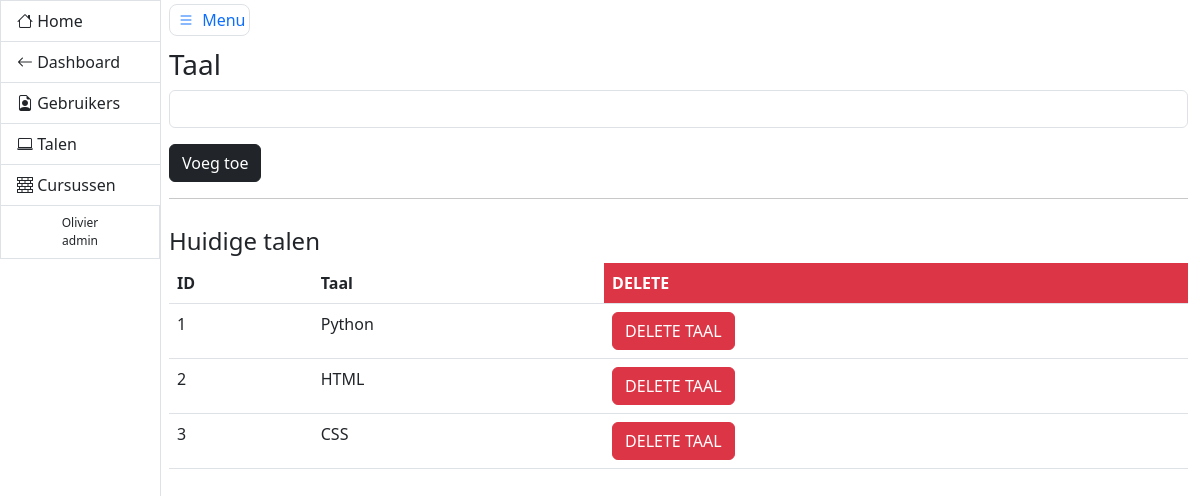
The page /admin/taal (signed in) on the database as committed earlier.
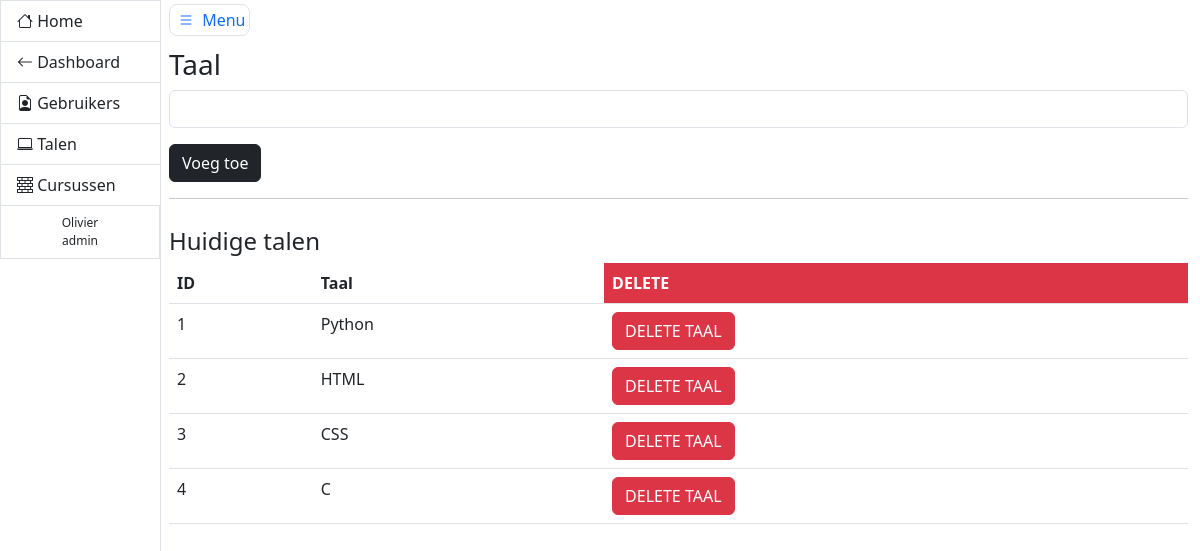
The same page on the database as committed later.
### models.py (models this page shows, shortened)
class Talen(db.Model):
    id = db.Column(db.Integer, primary_key=True, autoincrement=True)
    name = db.Column(db.String(), nullable=False, unique=True)
    lessen = relationship("Lessen", cascade="all, delete-orphan")

### admin/views.py (the view, shortened to what this page needs)
@admin_blueprint.route('/taal', methods=['GET', 'POST'])
@login_required
@admin_required
def taal():
    form = AddTaal()
    delete = DeleteTaal()
    if form.validate_on_submit() and request.method == 'POST':
        print(form.taal.data)
        adding = Talen(name=form.taal.data)
        db.session.add(adding)
        db.session.commit()
        return redirect(url_for('admin.taal'))
    talen = Talen.query.all()
    return render_template('addtaal.html', form=form, talen=talen, delete=delete)

### admin/forms.py (shortened to what this page needs)
class AddTaal(FlaskForm):
    taal = StringField('Taal', validators=[DataRequired(message='Taal is required')])
    submit = SubmitField('Voeg toe')

class DeleteTaal(FlaskForm):
    delete = SubmitField('DELETE')

### __init__.py (called while the page is built)
@login_manager.user_loader
def get_user(user_id):
    try:
        return User.query.get(int(user_id))
    except:
        return None

### admin/templates/addtaal.html (shortened to what this page needs)
{% extends 'adminbase.html' %}
{% block header %}
    <form method="post">
        <h3>Taal</h3>
        {% endblock %}
        {% block bheader %}
        {{ form.taal(class_='form-control mb-3') }}
        {{ form.submit(class_='btn btn-dark') }}
{% endblock %}
{% block content %}
    <h4 class="mt-1 pt-2">Huidige talen</h4>
    <table class="table">
        <thead>
        <tr>
            <th scope="col">ID</th>
            <th scope="col">Taal</th>
            <th class="text-bg-danger">DELETE</th>
        </tr>
        </thead>
        <tbody>
        {% for taal in talen %}
            <tr>
                <td>{{ taal.id }}</td>
                <td>{{ taal.name }}</td>
                <td>
                    <button type="button" class="btn btn-danger" data-bs-toggle="modal"
                            data-bs-target="#modal_{{ taal.id }}">
                        DELETE TAAL
                    </button>
                </td>
            </tr>
        {% endfor %}
        </tbody>
    </table>
{% endblock %}

Rows that differ between the two databases and show on the page:
added Talen: id "4", name "C"
